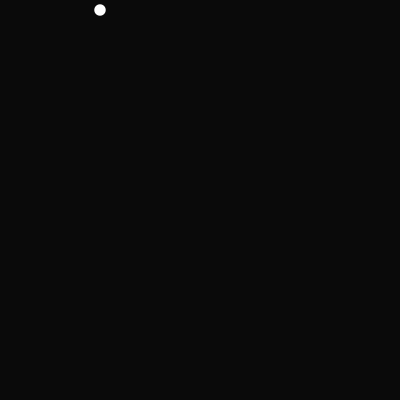
Frame 1 (no input)
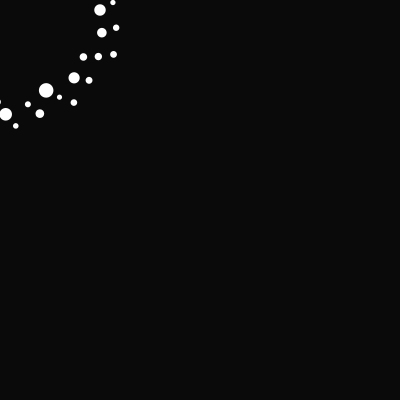
Frame 60 (the mouse pressed at the canvas centre just before this capture)
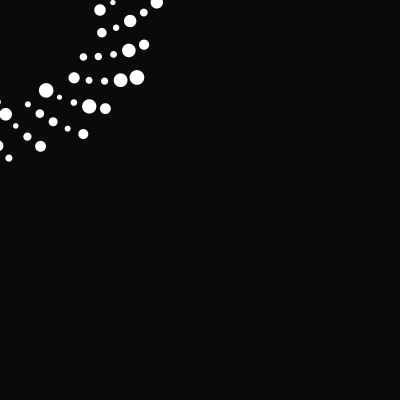
Frame 120 (the mouse held since frame 60 and released just before this capture)

The Processing sketch that drew these frames (run headless with seeded random() and noise(); from frame 60 on, the mouse is pressed at the canvas centre):

// Processing sketch: processing_dm_rotate
// ── processing_dm_rotate.pde
float r = 0;

void setup() {
  size(400,400);
  background (10);
  smooth();
  noStroke();
  
}

void draw() {
  fill(255);
  rotate(r);
  float circle_size = random(5,15);
  ellipse(100 + r, 10, circle_size, circle_size);
  r = r + 0.5;
  println(r);
  
}
  
